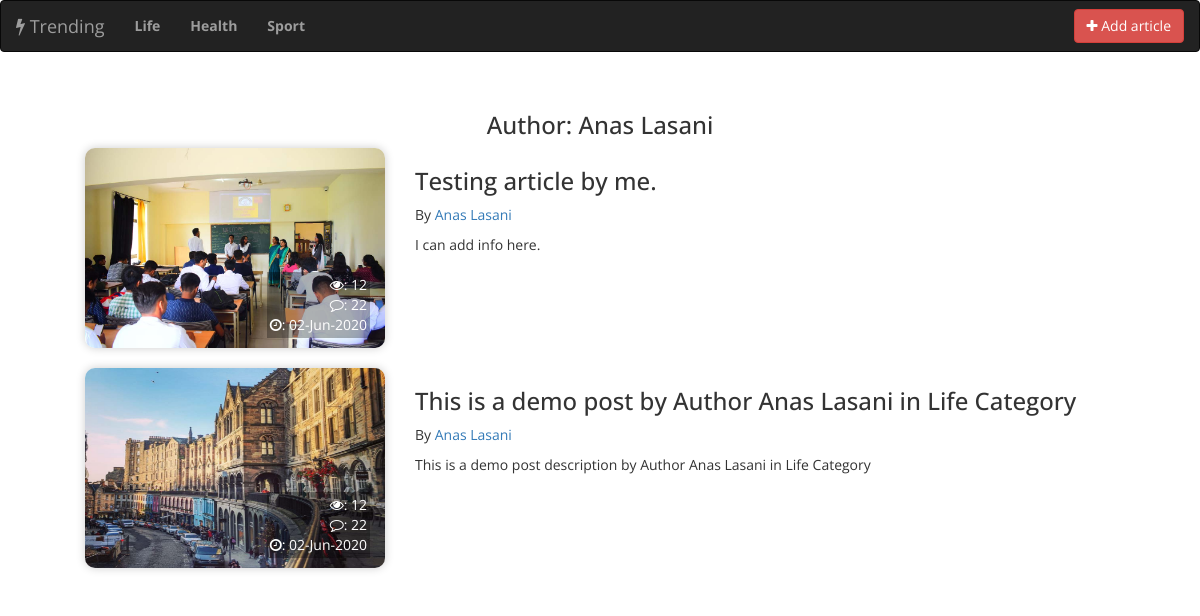
Screenshot of /authors/2 with the database file from the repository.
### tables this page shows
CREATE TABLE `categories` (
  `id` int(100) NOT NULL,
  `name` varchar(100) DEFAULT NULL,
  `created_at` timestamp NULL DEFAULT CURRENT_TIMESTAMP,
  `featured` int(10) NOT NULL DEFAULT '0',
  `slug` varchar(100) NOT NULL
);

CREATE TABLE `authors` (
  `id` int(100) NOT NULL,
  `name` varchar(100) DEFAULT NULL
);

CREATE TABLE `articles` (
  `id` int(100) NOT NULL,
  `authors` int(100) DEFAULT NULL,
  `title` longtext,
  `category` int(100) DEFAULT NULL,
  `content` longtext,
  `image` varchar(100) DEFAULT NULL,
  `created_at` timestamp NOT NULL DEFAULT CURRENT_TIMESTAMP,
  `active_status` int(10) NOT NULL DEFAULT '0'
);

### application/controllers/Web.php (called while the page is built, shortened)
<?php
class Web extends CI_Controller {
	public function authors($authors)
	{
		if($this->session->userdata('category'))
		{
			$cat = $this->session->userdata('category');
			$cond = " and category = '$cat'";
		}
		else
		{
			$cond = "";
		}
		$data['articles'] = $this->MainModel->custom_query("select * from articles where active_status = '1' and authors = '$authors' ".$cond." order by created_at desc");
		$this->load->view('web/authors',$data);
	}
}

### index.php (called while the page is built, shortened)
<?php
require_once BASEPATH.'core/CodeIgniter.php';

### application/helpers/custom_helper.php (called while the page is built, shortened)
<?php
if (! function_exists('GetForeignKey')) {
    function GetForeignKey($table,$where_col,$where_id,$fetch_col)
    {
       $ci = get_instance();
       $query = $ci->db->select($fetch_col)->where($where_col,$where_id)->get($table);
       $result = $query->row_array();
       return $result[$fetch_col];
    }
}
if (! function_exists('GetFeaturedCategories')) {
    function GetFeaturedCategories()
    {
       $ci = get_instance();
       $query = $ci->db->select('*')->where('featured','1')->order_by('id','ASC')->get('categories');
       $result = $query->result_array();
       return $result;
    }
}
?>

### application/models/MainModel.php (called while the page is built, shortened)
<?php
class MainModel extends CI_Model {
public function custom_query($query)
{
return $this->db->query($query)->result_array();
}
}

### application/views/web/authors.php (the view, shortened to what this page needs)
<!DOCTYPE html>
<html lang="en">
  <?php error_reporting(0); include 'header.php'; ?>
<body>
<?php include 'nav.php'; ?>
<div class="container-fluid"><br>
  <div class="container">
    <div class="row">
    <div class="col-md-12 text-center">
      <h3>Author: <?= $this->uri->segment(2)==0 ? 'GUEST' : GetForeignKey('authors','id',$this->uri->segment(2),'name');?></h3>
    </div>
    <?php if($articles ): foreach($articles as $key): ?>
    <div class="row">
      <div class="col-md-4 text-right">
        <img src="<?= site_url('assets/uploads/articles/'.$key['image']);?>" class="img-block">
        <div class="div-overlay">
          <span><i class="fa fa-eye"></i>: 12</span> <br> <span><i class="fa fa-comment-o"></i>: 22</span> <br> <span><i class="fa fa-clock-o"></i>: <?= date('d-M-Y',strtotime($key['created_at'])); ?></span>
          </div>
        </div>
      <div class="col-md-8">
        <h3><?= $key['title'];?></h3>
        <p>By <a href="<?= site_url('authors/'.$key['authors']); ?>"><?= $key['authors'] == 0 ? 'GUEST' : GetForeignKey('authors','id',$key['authors'],'name');?></a></p>
        <p><?= $key['content']; ?></p>
      </div>
    </div>
    <br>
   <?php endforeach; else: ?>
   <p>No more articles</p>
   <?php endif; ?>
    </div>
  </div>
</div>
</body>
</html>

### application/views/web/nav.php
<nav class="navbar navbar-inverse">
  <div class="container-fluid">
    <div class="navbar-header">
      <a class="navbar-brand text-white" href="<?= site_url('feeds/0');?>"><i class="fa fa-flash"></i> Trending</a>
    </div>
    <ul class="nav navbar-nav">
      <?php
      $categories = GetFeaturedCategories();
      foreach($categories as $category):?>
      <?php if($this->uri->segment(1)=='authors'): ?>
        <li><a href="<?= site_url('authorfeeds/'.$category['id'].'/'.$this->uri->segment(2));?>"><b><?= $category['name']; ?></b></a></li>
      <?php else: ?>
      <li><a href="<?= site_url('feeds/'.$category['id']);?>"><b><?= $category['name']; ?></b></a></li>
    <?php endif; ?>
      <?php endforeach; ?>
    </ul>
    <a class="btn btn-danger navbar-btn pull-right" href="<?= site_url('add-article'); ?>"><i class="fa fa-plus"></i> Add article</a>
  </div>
</nav>

### application/views/web/header.php (style rules this page uses)
body { font-family: 'Open Sans', sans-serif; }
.img-block { width:300px;height:200px; border-radius: 10px; box-shadow: rgba(0, 0, 0, 0.2) 0px 0px 10px 0px; }
.div-overlay { background: rgba(0,0,0,0.3); padding:3px;position: absolute;bottom:10px;right:30px;color:white;text-align: right; }

### rows the page displays
categories: name "Life"
categories: name "Health"
categories: name "Sport"
authors: name "Anas Lasani"
articles: image (picture), created_at "02-Jun-2020", title "Testing article by me.", authors.name "Anas Lasani", content "I can add info here."
articles: image (picture), created_at "02-Jun-2020", title "This is a demo post by Author Anas Lasani in Life Category", authors.name "Anas Lasani", content "This is a demo post description by Author Anas Lasani in Life Category"
